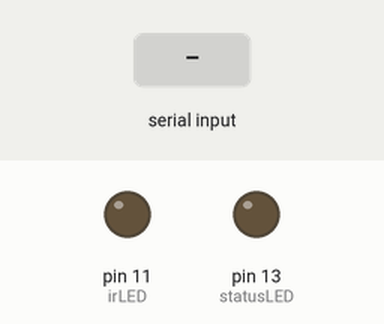
Recording of a sketch running on a simulated Arduino Uno, built with avr-gcc and run on an emulated ATmega328P. On the bench: output pins drawn as LEDs (lit = HIGH). Inputs (shaded band) come from the test bench.

Above: at 1.2 s.
1.3 s: byte 30 received over Serial
At 2.0 s:
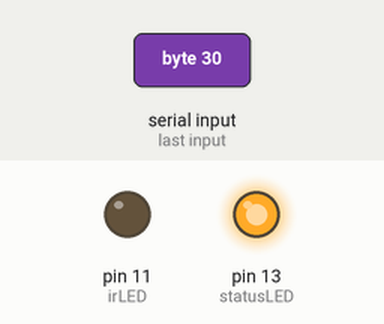
Timing chart, 0 to 12.8 s (numbered marks = the images above; inputs shaded):
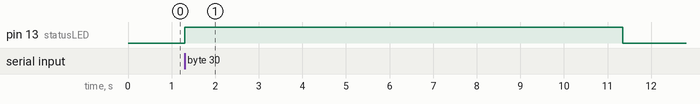

Measured:
- after the input at 1.3 s, pin 13 (statusLED): LOW → HIGH at once, → LOW 10.0 s later

The sketch:

CanonRemote.ino
```cpp
#define irLED 11
#define statusLED 13


int interval = 2;                                    // seconds
int timelapseDuration = 10;                           // seconds; total duration for all photos
int numberOfShots = timelapseDuration / interval;

void setup() {
  pinMode(irLED, OUTPUT);
  pinMode(statusLED, OUTPUT);
  Serial.begin(9600);

}

void loop() {
  int t = 0;
  if (Serial.available() > 0) {
    t = Serial.read();
    digitalWrite(statusLED, HIGH);                      //Timelapse active
    for (int i=0; i <= numberOfShots; i++) {
      sendInfraredSignal();
      if (i < numberOfShots) delay(interval * 1000);    //ms
    }
    digitalWrite(statusLED, LOW);
  }
}

void sendInfraredSignal() {
  for(int i=0; i<16; i++) {         // 16 very rapid flashes
    digitalWrite(irLED, HIGH);
    delayMicroseconds(11);
    digitalWrite(irLED, LOW);
    delayMicroseconds(11);
   }
   delayMicroseconds(7330);         // longer delay off
   for(int i=0; i<16; i++) {        // 16 more very rapid flashes
     digitalWrite(irLED, HIGH);
     delayMicroseconds(11);
     digitalWrite(irLED, LOW);
     delayMicroseconds(11);
   }
}
```
